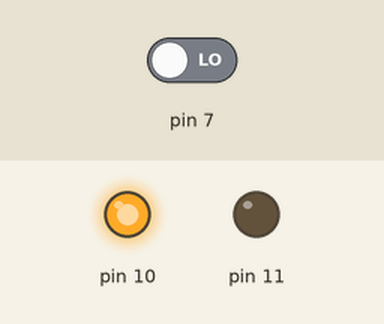
Recording of a sketch running on a simulated Arduino Uno, built with avr-gcc and run on an emulated ATmega328P. Parts: output pins drawn as LEDs (lit = HIGH). The test bench sets the inputs (shaded band); at power-on: pin 7 LOW.

Above: at 1.2 s.
1.3 s: pin 7 driven HIGH
At 2.5 s:
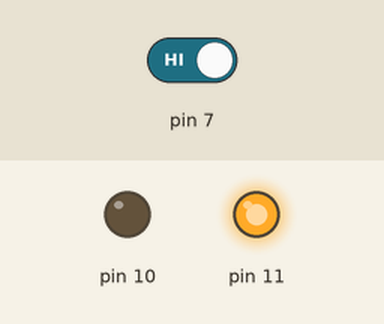
2.8 s: pin 7 driven LOW
At 3.6 s:
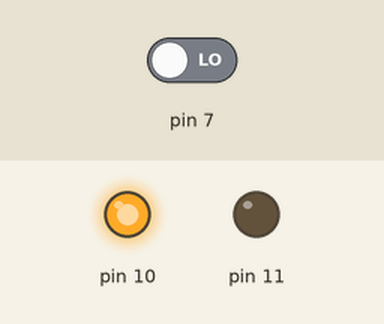
Timing chart, 0 to 5.8 s (numbered marks = the images above; inputs shaded):
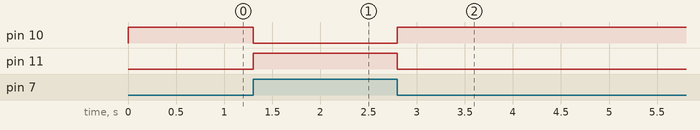

The sketch:

read-status-button.ino
```cpp
void setup() {
  pinMode(7, INPUT);
  pinMode(11, OUTPUT);
  pinMode(10, OUTPUT);
}

void loop() {
  int status_button;
  status_button = digitalRead(7);

  digitalWrite(11, status_button);
  digitalWrite(10, !status_button);
}
```

Measured:
- after the input at 1.3 s, pin 10: HIGH → LOW at once; pin 11: LOW → HIGH at once
- after the input at 2.8 s, pin 10: LOW → HIGH at once; pin 11: HIGH → LOW at once
